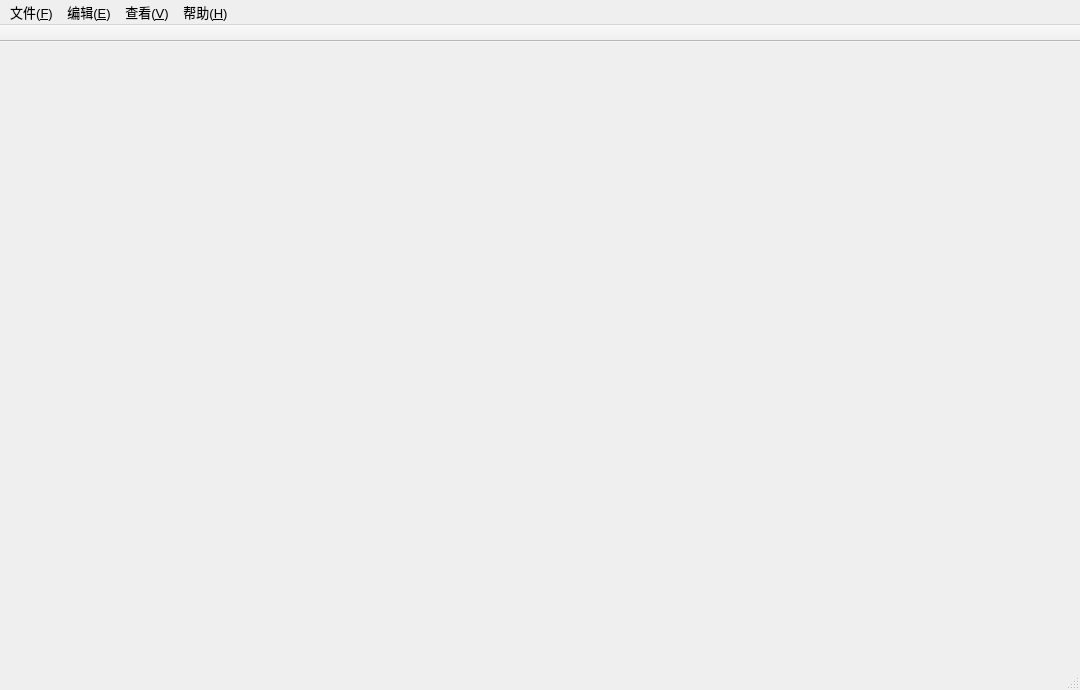
<?xml version="1.0" encoding="UTF-8"?>
<ui version="4.0">
 <class>TaoMain</class>
 <widget class="QMainWindow" name="TaoMain">
  <property name="enabled">
   <bool>true</bool>
  </property>
  <property name="geometry">
   <rect>
    <x>0</x>
    <y>0</y>
    <width>1080</width>
    <height>690</height>
   </rect>
  </property>
  <property name="font">
   <font>
    <family>Agency FB</family>
    <pointsize>9</pointsize>
   </font>
  </property>
  <property name="windowTitle">
   <string>淘水印</string>
  </property>
  <property name="windowIcon">
   <iconset>
    <normaloff>../build-TaoShuiYin-Desktop_Qt_5_6_0_MinGW_32bit-Release/icons/Eraser_16px.ico</normaloff>../build-TaoShuiYin-Desktop_Qt_5_6_0_MinGW_32bit-Release/icons/Eraser_16px.ico</iconset>
  </property>
  <property name="styleSheet">
   <string notr="true">

QToolBar::separator {
    width: 1px;
    margin-left: 2px;
    margin-right: 2px;
}

QToolButton 
{
    margin: 3px;
}


QToolButton:checked, QToolButton:pressed
{
	background-color: yellow;
    color: yellow;
}


QToolButton:hover {
    background-color: yellow;
    border: 1px solid;
}
</string>
  </property>
  <property name="iconSize">
   <size>
    <width>32</width>
    <height>32</height>
   </size>
  </property>
  <widget class="QWidget" name="centralWidget">
   <property name="enabled">
    <bool>true</bool>
   </property>
  </widget>
  <widget class="QMenuBar" name="menuBar">
   <property name="geometry">
    <rect>
     <x>0</x>
     <y>0</y>
     <width>1080</width>
     <height>25</height>
    </rect>
   </property>
   <property name="font">
    <font>
     <pointsize>10</pointsize>
    </font>
   </property>
   <property name="defaultUp">
    <bool>true</bool>
   </property>
   <property name="nativeMenuBar">
    <bool>true</bool>
   </property>
   <widget class="QMenu" name="menuFile">
    <property name="enabled">
     <bool>true</bool>
    </property>
    <property name="contextMenuPolicy">
     <enum>Qt::DefaultContextMenu</enum>
    </property>
    <property name="title">
     <string>文件(&amp;F)</string>
    </property>
   </widget>
   <widget class="QMenu" name="menuEdit">
    <property name="title">
     <string>编辑(&amp;E)</string>
    </property>
   </widget>
   <widget class="QMenu" name="menuHelp">
    <property name="font">
     <font>
      <pointsize>10</pointsize>
     </font>
    </property>
    <property name="title">
     <string>帮助(&amp;H)</string>
    </property>
   </widget>
   <widget class="QMenu" name="menuView">
    <property name="font">
     <font>
      <pointsize>10</pointsize>
     </font>
    </property>
    <property name="title">
     <string>查看(&amp;V)</string>
    </property>
   </widget>
   <addaction name="menuFile"/>
   <addaction name="menuEdit"/>
   <addaction name="menuView"/>
   <addaction name="menuHelp"/>
  </widget>
  <widget class="QToolBar" name="mainToolBar">
   <property name="enabled">
    <bool>true</bool>
   </property>
   <property name="font">
    <font>
     <family>仿宋</family>
     <pointsize>12</pointsize>
    </font>
   </property>
   <property name="movable">
    <bool>false</bool>
   </property>
   <property name="floatable">
    <bool>false</bool>
   </property>
   <attribute name="toolBarArea">
    <enum>TopToolBarArea</enum>
   </attribute>
   <attribute name="toolBarBreak">
    <bool>false</bool>
   </attribute>
  </widget>
  <widget class="QStatusBar" name="statusBar"/>
  <widget class="QToolBar" name="patchToolBar">
   <property name="sizePolicy">
    <sizepolicy hsizetype="Preferred" vsizetype="Fixed">
     <horstretch>0</horstretch>
     <verstretch>0</verstretch>
    </sizepolicy>
   </property>
   <property name="windowTitle">
    <string>toolBar</string>
   </property>
   <property name="movable">
    <bool>false</bool>
   </property>
   <property name="iconSize">
    <size>
     <width>32</width>
     <height>32</height>
    </size>
   </property>
   <attribute name="toolBarArea">
    <enum>TopToolBarArea</enum>
   </attribute>
   <attribute name="toolBarBreak">
    <bool>false</bool>
   </attribute>
  </widget>
  <widget class="QToolBar" name="driftToolBar">
   <property name="windowTitle">
    <string>toolBar</string>
   </property>
   <property name="movable">
    <bool>false</bool>
   </property>
   <attribute name="toolBarArea">
    <enum>TopToolBarArea</enum>
   </attribute>
   <attribute name="toolBarBreak">
    <bool>false</bool>
   </attribute>
  </widget>
  <widget class="QToolBar" name="lineToolBar">
   <property name="windowTitle">
    <string>toolBar</string>
   </property>
   <property name="movable">
    <bool>false</bool>
   </property>
   <attribute name="toolBarArea">
    <enum>TopToolBarArea</enum>
   </attribute>
   <attribute name="toolBarBreak">
    <bool>false</bool>
   </attribute>
  </widget>
  <widget class="QToolBar" name="helpToolBar">
   <property name="windowTitle">
    <string>toolBar</string>
   </property>
   <property name="movable">
    <bool>false</bool>
   </property>
   <attribute name="toolBarArea">
    <enum>TopToolBarArea</enum>
   </attribute>
   <attribute name="toolBarBreak">
    <bool>false</bool>
   </attribute>
  </widget>
 </widget>
 <layoutdefault spacing="6" margin="11"/>
 <resources/>
 <connections/>
</ui>
